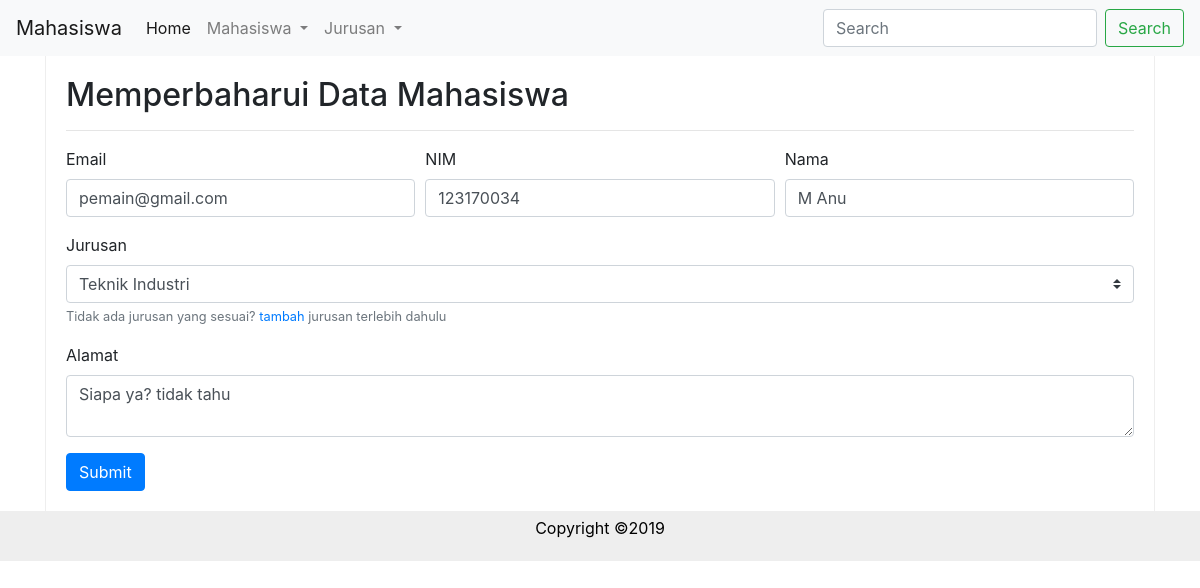
Page /?page=mahasiswa&action=ubah&id=6 on the committed database.
### tables this page shows
CREATE TABLE `mahasiswa` (
  `id` int(11) NOT NULL,
  `id_jurusan` int(11) NOT NULL,
  `email` varchar(100) NOT NULL,
  `nim` varchar(10) NOT NULL,
  `nama` varchar(100) NOT NULL,
  `alamat` text NOT NULL
);

### config/database.php (called while the page is built, shortened)
<?php
class Database
{
    private $dbUsername = DB_USERNAME;
    private $dbPassword = DB_PASSWORD;
    private $dbName = DB_NAME;
    private $dbHost = DB_HOST;
    public function connect()
    {
        try {
            $db = new mysqli($this->dbHost, $this->dbUsername, $this->dbPassword, $this->dbName);
        } catch (Exception $er) {
            die($er->getMessage());
            return false;
        }
        return $db;
    }
}

### models/Mahasiswa.php (called while the page is built, shortened)
<?php
class Mahasiswa
{
    private $mysqli;
    private $table = "mahasiswa";
    public function __construct($db)
    {
        $this->mysqli = $db;
    }
    public function tampilMahasiswa($id = null)
    {
        $query = "SELECT mahasiswa.id AS id,
                mahasiswa.nim AS nim,
                mahasiswa.nama AS nama,
                mahasiswa.email AS email,
                mahasiswa.alamat AS alamat,
                jurusan.nama AS jurusan FROM " . $this->table .
            " INNER JOIN jurusan ON mahasiswa.id_jurusan = jurusan.id";
        if ($id != null) {
            $id = filter_var($id, FILTER_SANITIZE_NUMBER_INT);
            $query .= " WHERE mahasiswa.id = ?";
            $stmt = $this->mysqli->prepare($query);
            $stmt->bind_param('i', $id);
            if ($stmt->execute()) {
                return $stmt->get_result();
            }
        }
        $query .= " ORDER BY mahasiswa.nim ASC";
        $result = $this->mysqli->query($query) or die("Error: " . $this->mysqli->connect_error);
        return $result;
    }
}

### models/Jurusan.php (called while the page is built, shortened)
<?php
class Jurusan
{
    private $mysqli;
    private $table = "jurusan";
    public function __construct($db)
    {
        $this->mysqli = $db;
    }
    public function tampilJurusan($id = null)
    {
        $query = "SELECT * FROM " . $this->table;
        $query .= " ORDER BY id ASC";
        $result = $this->mysqli->query($query) or die("Error: " . $this->mysqli->connect_error);
        return $result;
    }
}

### views/mahasiswa/ubah.php (the view, shortened to what this page needs)
<!DOCTYPE html>
<html lang="en">
<head>
    <link href="./assets/bootstrap/css/bootstrap.min.css" type="text/css" rel="stylesheet" />
    <link href="./assets/css/style.css" type="text/css" rel="stylesheet" />
</head>
<body>
    <header>
        <div class="header">
            <nav class="navbar navbar-expand-lg navbar-light bg-light">
                <a class="navbar-brand" href="#">Mahasiswa</a>
                <div class="collapse navbar-collapse" id="navbarSupportedContent">
                    <ul class="navbar-nav mr-auto">
                        <li class="nav-item active">
                            <a class="nav-link" href="?page=mahasiswa">Home</a>
                        </li>
                        <li class="nav-item dropdown">
                            <a class="nav-link dropdown-toggle" href="?page=mahasiswa" id="navbarDropdown" role="button" data-toggle="dropdown" aria-haspopup="true" aria-expanded="false">
                                Mahasiswa
                            </a>
                        </li>
                        <li class="nav-item dropdown">
                            <a class="nav-link dropdown-toggle" href="?page=jurusan" id="navbarDropdown" role="button" data-toggle="dropdown" aria-haspopup="true" aria-expanded="false">
                                Jurusan
                            </a>
                        </li>
                    </ul>
                    <form method="GET" action="<?= SITE_URL; ?>index.php" class="form-inline my-2 my-lg-0">
                        <input name="keyword" class="form-control mr-sm-2" type="search" placeholder="Search" aria-label="Search">
                        <button class="btn btn-outline-success my-2 my-sm-0" type="submit">Search</button>
                    </form>
                </div>
            </nav>
        </div>
    </header>
    <div class="container">
        <main>
            <div class="post">
                <h2>Memperbaharui Data Mahasiswa</h2>
                <hr />
                <?php
                $mhs = $mahasiswa->tampilMahasiswa($_GET['id'])->fetch_object();
                ?>
                <form method="POST" action="">
                    <div class="form-row">
                        <div class="col-md-4 mb-3">
                            <label for="email">Email</label>
                            <input type="email" class="form-control" id="email" placeholder="Enter email" name="email" value="<?= $mhs->email; ?>" />
                        </div>
                        <div class="col-md-4 mb-3">
                            <label for="nim">NIM</label>
                            <input type="text" class="form-control" id="nim" placeholder="Enter nim" name="nim" value="<?= $mhs->nim; ?>" />
                        </div>
                        <div class="col-md-4 mb-3">
                            <label for="nama">Nama</label>
                            <input type="text" class="form-control" id="nama" placeholder="Enter Nama" name="nama" value="<?= $mhs->nama; ?>" />
                        </div>
                    </div>
                    <div class="form-group row">
                        <div class="col">
                            <label for="jurusan">Jurusan</label>
                            <select name="jurusan" id="jurusan" class="custom-select">
                                <?php
                                $dataJurusan = $jurusan->tampilJurusan();
                                if ($dataJurusan->num_rows == 0) :
                                    echo "<option value=''>Tidak ada jurusan</option>";
                                else :
                                    while ($jrs = $dataJurusan->fetch_object()) :
                                        if ($jrs->id == $mhs->id) :
                                            echo "<option value='{$jrs->id}' selected>{$jrs->nama}</option>";
                                        else :
                                            echo "<option value='{$jrs->id}'>{$jrs->nama}</option>";
                                        endif;
                                    endwhile;
                                endif;
                                ?>
                            </select>
                            <small class="text-muted form-text">Tidak ada jurusan yang sesuai? <a href='?page=jurusan&action=tambah'>tambah</a> jurusan terlebih dahulu</small>
                        </div>
                    </div>
                    <div class="form-group row">
                        <div class="col">
                            <label for="alamat">Alamat</label>
                            <textarea class="form-control" id="alamat" placeholder="Enter alamat" name="alamat"><?= $mhs->alamat; ?></textarea>
                        </div>
                    </div>
                    <button type="submit" class="btn btn-primary" name="submit">Submit</button>
                </form>
            </div>
        </main>
    </div>
    <footer>
        <div class="footer">
            <p>Copyright &copy;2019</p>
        </div>
    </footer>
</body>
</html>

### assets/css/style.css (style rules this page uses)
.footer { background-color: #eee; padding: 5px; text-align: center; color: black; }
.post { border-right: 1px solid #eee; border-left: 1px solid #eee; padding: 20px }

### rows in the picture
mahasiswa: email "pemain@gmail.com", nim "123170034", nama "M Anu", alamat "Siapa ya? tidak tahu"

### other values in the picture
form field jurusan "Teknik Industri"
